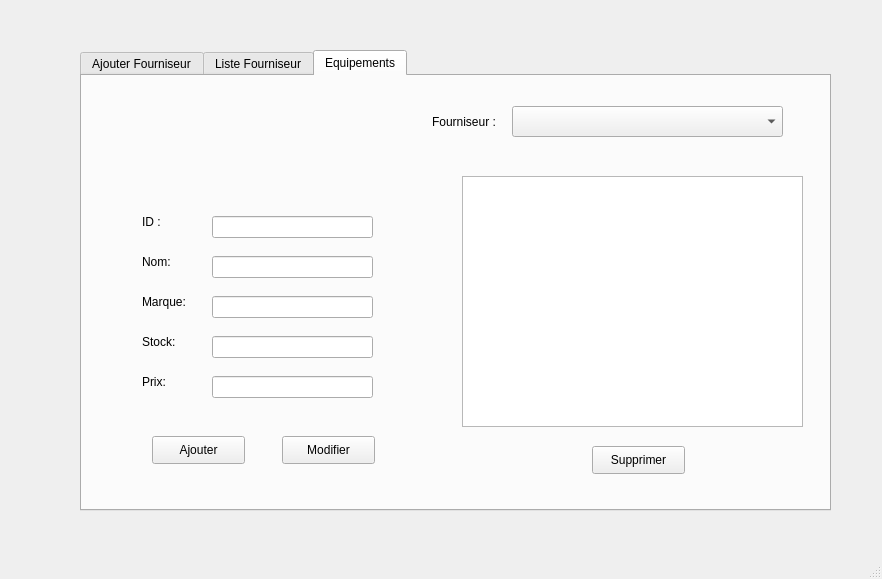
<?xml version="1.0" encoding="UTF-8"?>
<ui version="4.0">
 <class>MainWindow</class>
 <widget class="QMainWindow" name="MainWindow">
  <property name="geometry">
   <rect>
    <x>0</x>
    <y>0</y>
    <width>882</width>
    <height>579</height>
   </rect>
  </property>
  <property name="windowTitle">
   <string>MainWindow</string>
  </property>
  <widget class="QWidget" name="centralwidget">
   <widget class="QTabWidget" name="tabWidget">
    <property name="geometry">
     <rect>
      <x>80</x>
      <y>50</y>
      <width>751</width>
      <height>461</height>
     </rect>
    </property>
    <property name="currentIndex">
     <number>2</number>
    </property>
    <widget class="QWidget" name="tab">
     <attribute name="title">
      <string>Ajouter Fourniseur</string>
     </attribute>
     <widget class="QLabel" name="label">
      <property name="geometry">
       <rect>
        <x>170</x>
        <y>70</y>
        <width>51</width>
        <height>51</height>
       </rect>
      </property>
      <property name="text">
       <string>ID :</string>
      </property>
     </widget>
     <widget class="QLabel" name="label_2">
      <property name="geometry">
       <rect>
        <x>170</x>
        <y>120</y>
        <width>51</width>
        <height>51</height>
       </rect>
      </property>
      <property name="text">
       <string>Nom:</string>
      </property>
     </widget>
     <widget class="QLabel" name="label_3">
      <property name="geometry">
       <rect>
        <x>170</x>
        <y>160</y>
        <width>51</width>
        <height>51</height>
       </rect>
      </property>
      <property name="text">
       <string>Adresse: :</string>
      </property>
     </widget>
     <widget class="QLabel" name="label_4">
      <property name="geometry">
       <rect>
        <x>170</x>
        <y>210</y>
        <width>151</width>
        <height>51</height>
       </rect>
      </property>
      <property name="text">
       <string>Nombre matériel :</string>
      </property>
     </widget>
     <widget class="QLabel" name="label_5">
      <property name="geometry">
       <rect>
        <x>170</x>
        <y>270</y>
        <width>151</width>
        <height>51</height>
       </rect>
      </property>
      <property name="text">
       <string>Type matériel :</string>
      </property>
     </widget>
     <widget class="QLineEdit" name="id">
      <property name="geometry">
       <rect>
        <x>310</x>
        <y>80</y>
        <width>171</width>
        <height>21</height>
       </rect>
      </property>
     </widget>
     <widget class="QLineEdit" name="nom">
      <property name="geometry">
       <rect>
        <x>310</x>
        <y>140</y>
        <width>171</width>
        <height>21</height>
       </rect>
      </property>
     </widget>
     <widget class="QLineEdit" name="adresse">
      <property name="geometry">
       <rect>
        <x>310</x>
        <y>180</y>
        <width>171</width>
        <height>21</height>
       </rect>
      </property>
     </widget>
     <widget class="QLineEdit" name="nbMateriel">
      <property name="geometry">
       <rect>
        <x>310</x>
        <y>230</y>
        <width>171</width>
        <height>21</height>
       </rect>
      </property>
     </widget>
     <widget class="QLineEdit" name="type">
      <property name="geometry">
       <rect>
        <x>310</x>
        <y>280</y>
        <width>171</width>
        <height>21</height>
       </rect>
      </property>
     </widget>
     <widget class="QPushButton" name="pushButton">
      <property name="geometry">
       <rect>
        <x>340</x>
        <y>350</y>
        <width>93</width>
        <height>28</height>
       </rect>
      </property>
      <property name="text">
       <string>Valider</string>
      </property>
     </widget>
    </widget>
    <widget class="QWidget" name="tab_2">
     <attribute name="title">
      <string>Liste Fourniseur</string>
     </attribute>
     <widget class="QTableView" name="liste">
      <property name="geometry">
       <rect>
        <x>360</x>
        <y>80</y>
        <width>351</width>
        <height>301</height>
       </rect>
      </property>
     </widget>
     <widget class="QLineEdit" name="nbMateriel1">
      <property name="geometry">
       <rect>
        <x>140</x>
        <y>270</y>
        <width>171</width>
        <height>21</height>
       </rect>
      </property>
     </widget>
     <widget class="QLineEdit" name="type1">
      <property name="geometry">
       <rect>
        <x>140</x>
        <y>320</y>
        <width>171</width>
        <height>21</height>
       </rect>
      </property>
     </widget>
     <widget class="QLineEdit" name="id1">
      <property name="geometry">
       <rect>
        <x>140</x>
        <y>120</y>
        <width>171</width>
        <height>21</height>
       </rect>
      </property>
     </widget>
     <widget class="QLineEdit" name="nom1">
      <property name="geometry">
       <rect>
        <x>140</x>
        <y>180</y>
        <width>171</width>
        <height>21</height>
       </rect>
      </property>
     </widget>
     <widget class="QLineEdit" name="adresse1">
      <property name="geometry">
       <rect>
        <x>140</x>
        <y>220</y>
        <width>171</width>
        <height>21</height>
       </rect>
      </property>
     </widget>
     <widget class="QLabel" name="label_6">
      <property name="geometry">
       <rect>
        <x>20</x>
        <y>110</y>
        <width>51</width>
        <height>51</height>
       </rect>
      </property>
      <property name="text">
       <string>ID :</string>
      </property>
     </widget>
     <widget class="QLabel" name="label_7">
      <property name="geometry">
       <rect>
        <x>20</x>
        <y>310</y>
        <width>151</width>
        <height>51</height>
       </rect>
      </property>
      <property name="text">
       <string>Type matériel :</string>
      </property>
     </widget>
     <widget class="QLabel" name="label_8">
      <property name="geometry">
       <rect>
        <x>20</x>
        <y>160</y>
        <width>51</width>
        <height>51</height>
       </rect>
      </property>
      <property name="text">
       <string>Nom:</string>
      </property>
     </widget>
     <widget class="QLabel" name="label_9">
      <property name="geometry">
       <rect>
        <x>20</x>
        <y>250</y>
        <width>151</width>
        <height>51</height>
       </rect>
      </property>
      <property name="text">
       <string>Nombre matériel :</string>
      </property>
     </widget>
     <widget class="QLabel" name="label_10">
      <property name="geometry">
       <rect>
        <x>20</x>
        <y>200</y>
        <width>51</width>
        <height>51</height>
       </rect>
      </property>
      <property name="text">
       <string>Adresse: :</string>
      </property>
     </widget>
     <widget class="QPushButton" name="pushButton_2">
      <property name="geometry">
       <rect>
        <x>190</x>
        <y>370</y>
        <width>93</width>
        <height>28</height>
       </rect>
      </property>
      <property name="text">
       <string>modifier</string>
      </property>
     </widget>
     <widget class="QPushButton" name="pushButton_3">
      <property name="geometry">
       <rect>
        <x>480</x>
        <y>390</y>
        <width>93</width>
        <height>28</height>
       </rect>
      </property>
      <property name="text">
       <string>supprimer</string>
      </property>
     </widget>
    </widget>
    <widget class="QWidget" name="tab_3">
     <attribute name="title">
      <string>Equipements</string>
     </attribute>
     <widget class="QTableView" name="listeE">
      <property name="geometry">
       <rect>
        <x>380</x>
        <y>100</y>
        <width>341</width>
        <height>251</height>
       </rect>
      </property>
     </widget>
     <widget class="QComboBox" name="listeF">
      <property name="geometry">
       <rect>
        <x>430</x>
        <y>30</y>
        <width>271</width>
        <height>31</height>
       </rect>
      </property>
     </widget>
     <widget class="QLabel" name="label_11">
      <property name="geometry">
       <rect>
        <x>60</x>
        <y>120</y>
        <width>111</width>
        <height>51</height>
       </rect>
      </property>
      <property name="text">
       <string>ID :</string>
      </property>
     </widget>
     <widget class="QLabel" name="label_12">
      <property name="geometry">
       <rect>
        <x>60</x>
        <y>160</y>
        <width>111</width>
        <height>51</height>
       </rect>
      </property>
      <property name="text">
       <string>Nom:</string>
      </property>
     </widget>
     <widget class="QLabel" name="label_13">
      <property name="geometry">
       <rect>
        <x>60</x>
        <y>200</y>
        <width>111</width>
        <height>51</height>
       </rect>
      </property>
      <property name="text">
       <string>Marque:</string>
      </property>
     </widget>
     <widget class="QLabel" name="label_14">
      <property name="geometry">
       <rect>
        <x>60</x>
        <y>240</y>
        <width>111</width>
        <height>51</height>
       </rect>
      </property>
      <property name="text">
       <string>Stock:</string>
      </property>
     </widget>
     <widget class="QLabel" name="label_15">
      <property name="geometry">
       <rect>
        <x>60</x>
        <y>280</y>
        <width>111</width>
        <height>51</height>
       </rect>
      </property>
      <property name="text">
       <string>Prix:</string>
      </property>
     </widget>
     <widget class="QLineEdit" name="id2">
      <property name="geometry">
       <rect>
        <x>130</x>
        <y>140</y>
        <width>161</width>
        <height>22</height>
       </rect>
      </property>
     </widget>
     <widget class="QLineEdit" name="nom2">
      <property name="geometry">
       <rect>
        <x>130</x>
        <y>180</y>
        <width>161</width>
        <height>22</height>
       </rect>
      </property>
     </widget>
     <widget class="QLineEdit" name="marque2">
      <property name="geometry">
       <rect>
        <x>130</x>
        <y>220</y>
        <width>161</width>
        <height>22</height>
       </rect>
      </property>
     </widget>
     <widget class="QLineEdit" name="stock2">
      <property name="geometry">
       <rect>
        <x>130</x>
        <y>260</y>
        <width>161</width>
        <height>22</height>
       </rect>
      </property>
     </widget>
     <widget class="QLineEdit" name="prix2">
      <property name="geometry">
       <rect>
        <x>130</x>
        <y>300</y>
        <width>161</width>
        <height>22</height>
       </rect>
      </property>
     </widget>
     <widget class="QLabel" name="label_16">
      <property name="geometry">
       <rect>
        <x>350</x>
        <y>20</y>
        <width>111</width>
        <height>51</height>
       </rect>
      </property>
      <property name="text">
       <string>Fourniseur :</string>
      </property>
     </widget>
     <widget class="QPushButton" name="pushButton_4">
      <property name="geometry">
       <rect>
        <x>70</x>
        <y>360</y>
        <width>93</width>
        <height>28</height>
       </rect>
      </property>
      <property name="text">
       <string>Ajouter</string>
      </property>
     </widget>
     <widget class="QPushButton" name="pushButton_5">
      <property name="geometry">
       <rect>
        <x>200</x>
        <y>360</y>
        <width>93</width>
        <height>28</height>
       </rect>
      </property>
      <property name="text">
       <string>Modifier</string>
      </property>
     </widget>
     <widget class="QPushButton" name="pushButton_6">
      <property name="geometry">
       <rect>
        <x>510</x>
        <y>370</y>
        <width>93</width>
        <height>28</height>
       </rect>
      </property>
      <property name="text">
       <string>Supprimer</string>
      </property>
     </widget>
    </widget>
   </widget>
  </widget>
  <widget class="QMenuBar" name="menubar">
   <property name="geometry">
    <rect>
     <x>0</x>
     <y>0</y>
     <width>882</width>
     <height>26</height>
    </rect>
   </property>
  </widget>
  <widget class="QStatusBar" name="statusbar"/>
 </widget>
 <resources/>
 <connections/>
</ui>
